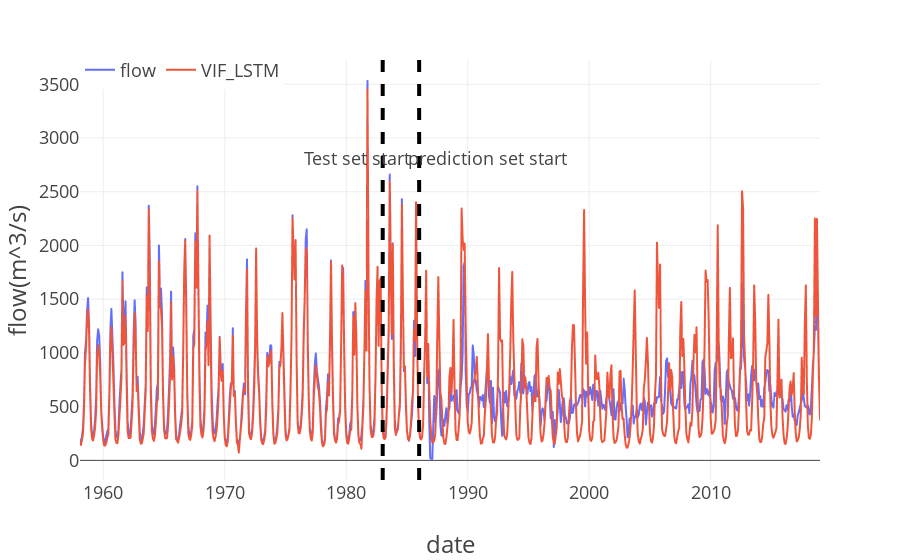

Notebook source saved alongside this figure:
### Code cell
fig = px.line(df_out, labels=dict(created_at="Date", value="flow(m^3/s)"))
fig.add_vline(x=pd.DatetimeIndex(['1983-01-01'])[0], line_width=4, line_dash="dash")
fig.add_vline(x=pd.DatetimeIndex(['1986-01-01'])[0], line_width=4, line_dash="dash")
fig.add_annotation(xref="paper", x=0.3, yref="paper", y=0.8, text="Test set start", showarrow=False)
fig.add_annotation(xref="paper", x=0.55, yref="paper", y=0.8, text="prediction set start", showarrow=False)
fig.update_layout(
    template=plot_template, legend=dict(orientation='h', y=1.02, title_text="")
)
fig.show()

### Figure 1 — Plotly figure (JSON) as saved in the notebook; plotly's stock layout.template omitted (floating-point values rounded to 4 significant figures; data arrays with more than 128 entries replaced by an {"elided": "..."} marker saying what was removed)
{"data": [{"hovertemplate": "variable=flow<br>date=%{x}<br>flow(m^3/s)=%{y}<extra></extra>", "legendgroup": "flow", "line": {"color": "#636efa", "dash": "solid"}, "marker": {"symbol": "circle"}, "mode": "lines", "name": "flow", "showlegend": true, "type": "scattergl", "x": {"elided": "732 str values"}, "xaxis": "x", "y": {"elided": "732 float values"}, "yaxis": "y"}, {"hovertemplate": "variable=VIF_LSTM<br>date=%{x}<br>flow(m^3/s)=%{y}<extra></extra>", "legendgroup": "VIF_LSTM", "line": {"color": "#EF553B", "dash": "solid"}, "marker": {"symbol": "circle"}, "mode": "lines", "name": "VIF_LSTM", "showlegend": true, "type": "scattergl", "x": {"elided": "732 str values"}, "xaxis": "x", "y": {"elided": "732 float values"}, "yaxis": "y"}], "layout": {"annotations": [{"showarrow": false, "text": "Test set start", "x": 0.3, "xref": "paper", "y": 0.8, "yref": "paper"}, {"showarrow": false, "text": "prediction set start", "x": 0.55, "xref": "paper", "y": 0.8, "yref": "paper"}], "legend": {"orientation": "h", "title": {"text": ""}, "tracegroupgap": 0, "y": 1.02}, "margin": {"t": 60}, "shapes": [{"line": {"dash": "dash", "width": 4}, "type": "line", "x0": "1983-01-01T00:00:00", "x1": "1983-01-01T00:00:00", "xref": "x", "y0": 0, "y1": 1, "yref": "y domain"}, {"line": {"dash": "dash", "width": 4}, "type": "line", "x0": "1986-01-01T00:00:00", "x1": "1986-01-01T00:00:00", "xref": "x", "y0": 0, "y1": 1, "yref": "y domain"}], "xaxis": {"anchor": "y", "domain": [0, 1], "title": {"text": "date"}}, "yaxis": {"anchor": "x", "domain": [0, 1], "title": {"text": "flow(m^3/s)"}}}}
